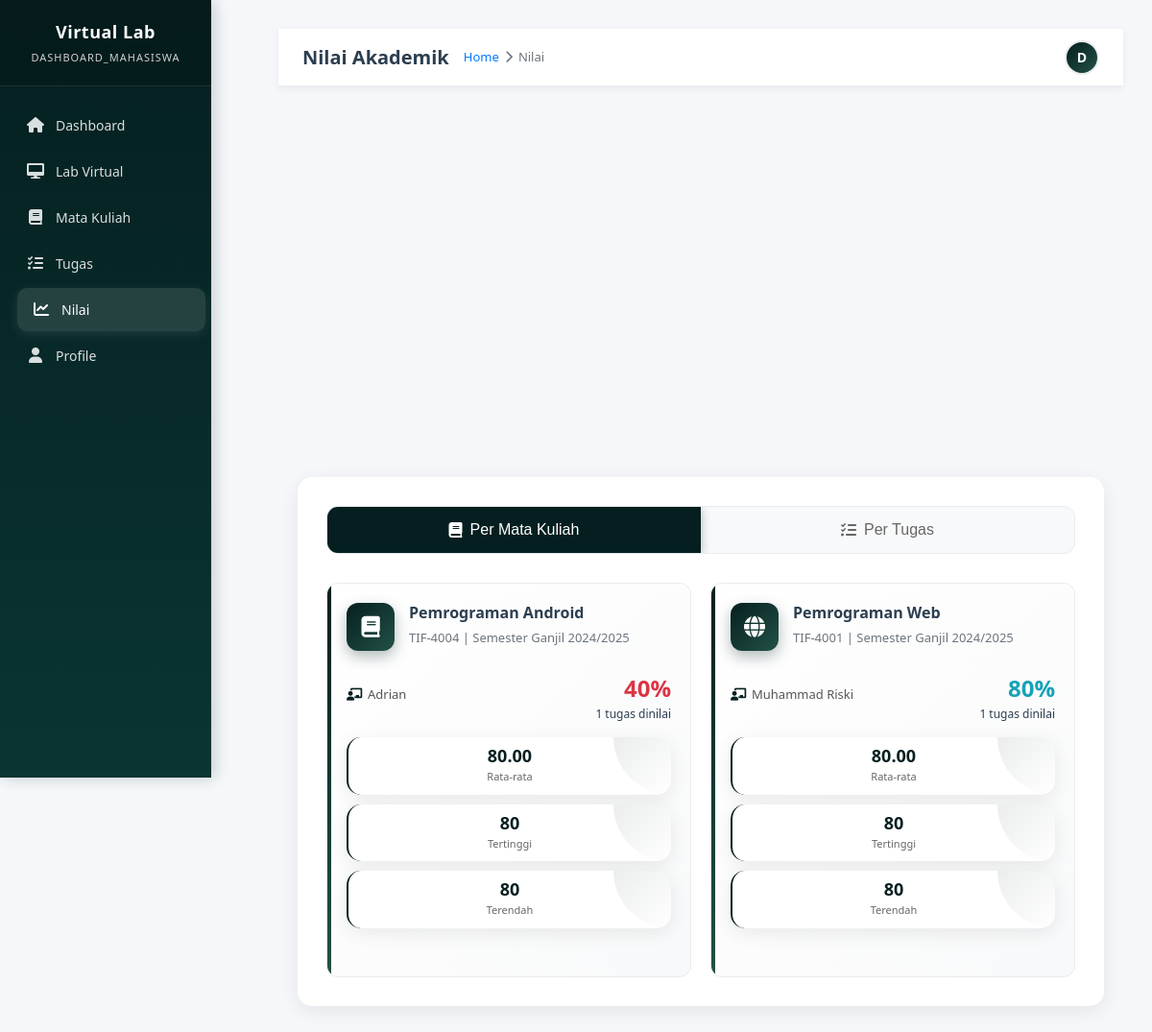
The page /mahasiswa/nilai.php (signed in) on the database its author committed.
### tables this page shows
CREATE TABLE `course` (
  `course_id` int(11) NOT NULL,
  `kode_matkul` varchar(20) NOT NULL,
  `nama_matkul` varchar(100) NOT NULL,
  `id_dosen` int(11) NOT NULL,
  `semester` varchar(20) NOT NULL,
  `status` enum('active','inactive') DEFAULT 'active',
  `created_at` datetime DEFAULT current_timestamp(),
  `updated_at` datetime DEFAULT current_timestamp() ON UPDATE current_timestamp()
);

CREATE TABLE `users` (
  `user_id` int(11) NOT NULL,
  `username` varchar(100) NOT NULL,
  `password` varchar(255) NOT NULL,
  `email` varchar(100) NOT NULL,
  `full_name` varchar(255) NOT NULL,
  `phone_number` varchar(20) DEFAULT NULL,
  `role` enum('mahasiswa','dosen','admin') NOT NULL,
  `status` enum('active','inactive','pending') NOT NULL DEFAULT 'pending',
  `profile_picture` varchar(255) DEFAULT NULL,
  `password_reset_token` varchar(255) DEFAULT NULL,
  `password_verified` tinyint(1) DEFAULT 0,
  `last_login` datetime DEFAULT NULL,
  `created_at` datetime DEFAULT current_timestamp(),
  `updated_at` datetime DEFAULT current_timestamp() ON UPDATE current_timestamp()
);

### mahasiswa/nilai.php (the view, shortened to what this page needs)
<?php
$database = new Database();
$pdo = $database->getConnection();
$user_id = $_SESSION['user_id'];
$full_name = $_SESSION['full_name'];
function getCourseStatistics($pdo, $user_id) {
    $sql = "
        SELECT
            c.course_id, c.nama_matkul, c.kode_matkul, c.semester, u.full_name as dosen_name,
            COUNT(s.submission_id) as total_graded, ROUND(AVG(s.score), 2) as average_score,
            SUM(s.score) as total_score, SUM(a.max_score) as total_max_score,
            MIN(s.score) as min_score, MAX(s.score) as max_score
        FROM course c
        INNER JOIN enrollment e ON c.course_id = e.course_id
        INNER JOIN users u ON c.id_dosen = u.user_id
        LEFT JOIN assignment a ON c.course_id = a.id_matkul AND a.status = 'published'
        LEFT JOIN submission s ON a.assignment_id = s.id_tugas AND s.id_mahasiswa = ? AND s.status = 'graded'
        WHERE e.user_id = ? AND e.status = 'approved' AND c.status = 'active'
        GROUP BY c.course_id, c.nama_matkul, c.kode_matkul, c.semester, u.full_name
        HAVING total_graded > 0
        ORDER BY c.nama_matkul ASC
    ";
    $stmt = $pdo->prepare($sql);
    $stmt->execute([$user_id, $user_id]);
    return $stmt->fetchAll(PDO::FETCH_ASSOC);
}
function getGradeColor($percentage) {
    if ($percentage >= 75) return '#17a2b8';
    return '#dc3545';
}
function getCourseIcon($courseName) {
    $name = strtolower($courseName);
    if (strpos($name, 'web') !== false) return 'fa-globe';
    return 'fa-book';
}
$courseStats = getCourseStatistics($pdo, $user_id);
?>
<!DOCTYPE html>
<html lang="id">
<head>
    <link rel="stylesheet" href="https://cdnjs.cloudflare.com/ajax/libs/font-awesome/6.0.0/css/all.min.css">
    <link rel="stylesheet" href="mahasiswa.css">
</head>
<body>
    <div class="main-content">
        <div class="top-nav">
            <div class="nav-left">
                <h1 class="page-title">Nilai Akademik</h1>
                <div class="breadcrumb">
                    <a href="dashboard_mahasiswa.php">Home</a>
                    <i class="fas fa-chevron-right"></i>
                    <span>Nilai</span>
                </div>
            </div>
            <div class="nav-right">
                <div class="user-menu">
                    <div class="user-avatar"><?php echo strtoupper(substr($full_name, 0, 1)); ?></div>
                </div>
            </div>
        </div>
        <div class="content-area">
            <div class="tabs-container">
                <div class="tabs">
                    <button class="tab active" onclick="openTab(event, 'courses')"><i class="fas fa-book"></i> Per Mata Kuliah</button>
                    <button class="tab" onclick="openTab(event, 'assignments')"><i class="fas fa-tasks"></i> Per Tugas</button>
                </div>
                <div id="courses" class="tab-content active">
                    <?php if (!empty($courseStats)): ?>
                        <div class="course-grid">
                            <?php foreach ($courseStats as $course):
                                $percentage = $course['total_max_score'] > 0 ? round(($course['total_score'] / $course['total_max_score']) * 100, 2) : 0;
                                $gradeColor = getGradeColor($percentage);
                            ?>
                            <div class="course-card">
                                <div class="course-header">
                                    <div class="course-icon"><i class="fas <?php echo getCourseIcon($course['nama_matkul']); ?>"></i></div>
                                    <div class="course-info">
                                        <h3 class="course-title"><?php echo htmlspecialchars($course['nama_matkul']); ?></h3>
                                        <div class="course-code"><?php echo htmlspecialchars($course['kode_matkul']); ?> | Semester <?php echo $course['semester']; ?></div>
                                    </div>
                                </div>
                                <div class="d-flex justify-content-between align-items-center mb-15">
                                     <div class="info-item"><i class="fas fa-chalkboard-teacher"></i><?php echo htmlspecialchars($course['dosen_name']); ?></div>
                                     <div style="text-align: right;">
                                        <div style="font-size: 24px; font-weight: 700; color: <?php echo $gradeColor; ?>"><?php echo $percentage; ?>%</div>
                                        <div style="font-size: 12px;"><?php echo $course['total_graded']; ?> tugas dinilai</div>
                                     </div>
                                </div>
                                <div class="stats-grid" style="gap: 10px;">
                                    <div class="stat-card" style="padding: 10px; border-width: 2px;">
                                        <div class="stat-number" style="font-size: 18px;"><?php echo $course['average_score']; ?></div>
                                        <div class="stat-label" style="font-size: 11px;">Rata-rata</div>
                                    </div>
                                    <div class="stat-card" style="padding: 10px; border-width: 2px;">
                                        <div class="stat-number" style="font-size: 18px;"><?php echo $course['max_score']; ?></div>
                                        <div class="stat-label" style="font-size: 11px;">Tertinggi</div>
                                    </div>
                                    <div class="stat-card" style="padding: 10px; border-width: 2px;">
                                        <div class="stat-number" style="font-size: 18px;"><?php echo $course['min_score']; ?></div>
                                        <div class="stat-label" style="font-size: 11px;">Terendah</div>
                                    </div>
                                </div>
                            </div>
                            <?php endforeach; ?>
                        </div>
                    <?php else: ?>
                        <div class="empty-state"><i class="fas fa-graduation-cap"></i><h3>Belum Ada Nilai</h3><p>Anda belum memiliki mata kuliah dengan nilai yang tersedia.</p></div>
                    <?php endif; ?>
                </div>
            </div>
        </div>
    </div>
</body>
</html>

### rows shown on the page
course: nama_matkul "Pemrograman Android", kode_matkul "TIF-4004", semester "Ganjil 2024/2025", id_dosen.full_name "Adrian", percentage "40", total_graded "1", average_score "80.00", max_score "80", min_score "80"
course: nama_matkul "Pemrograman Web", kode_matkul "TIF-4001", semester "Ganjil 2024/2025", id_dosen.full_name "Muhammad Riski", percentage "80", total_graded "1", average_score "80.00", max_score "80", min_score "80"

### other values the page prints
substr($full_name, 0, 1) "D"
